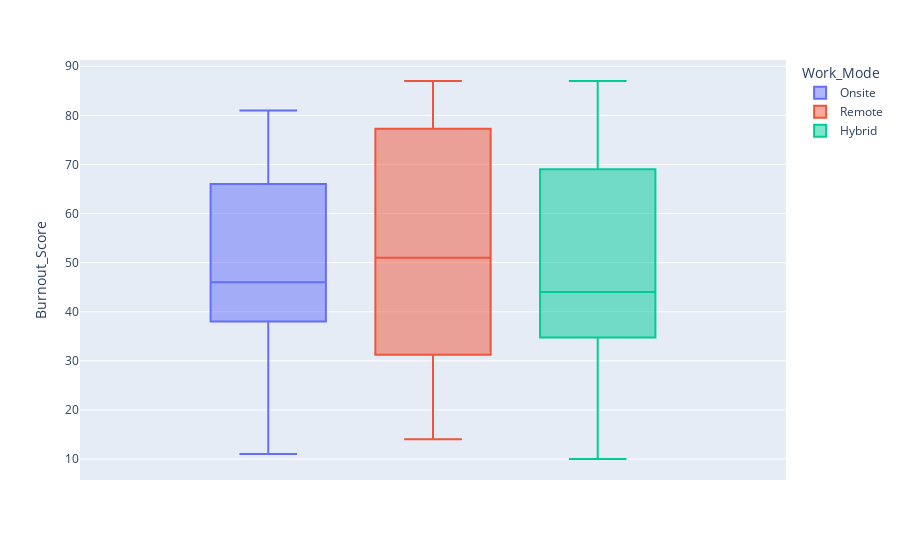

Notebook code for this chart:
### Code cell
fig = px.box(df, y="Burnout_Score", color="Work_Mode")
fig.show()

### Figure 1 — Plotly figure (JSON) as saved in the notebook; plotly's stock layout.template omitted (floating-point values rounded to 4 significant figures)
{"data": [{"alignmentgroup": "True", "hovertemplate": "Work_Mode=Onsite<br>Burnout_Score=%{y}<extra></extra>", "legendgroup": "Onsite", "marker": {"color": "#636efa"}, "name": "Onsite", "notched": false, "offsetgroup": "Onsite", "orientation": "v", "showlegend": true, "type": "box", "x0": " ", "xaxis": "x", "y": [44, 43, 73, 23, 44, 71, 27, 81, 60, 47, 72, 75, 60, 15, 16, 60, 38, 66, 75, 65, 38, 38, 56, 11, 45, 35], "y0": " ", "yaxis": "y"}, {"alignmentgroup": "True", "hovertemplate": "Work_Mode=Remote<br>Burnout_Score=%{y}<extra></extra>", "legendgroup": "Remote", "marker": {"color": "#EF553B"}, "name": "Remote", "notched": false, "offsetgroup": "Remote", "orientation": "v", "showlegend": true, "type": "box", "x0": " ", "xaxis": "x", "y": [58, 59, 18, 85, 49, 81, 14, 87, 35, 51, 48, 23, 41, 32, 24, 34, 87, 62, 79, 81, 73, 47, 64, 77, 19, 14, 83, 47, 22, 56, 61, 24, 14, 85, 54, 36, 45, 52, 78, 29, 83], "y0": " ", "yaxis": "y"}, {"alignmentgroup": "True", "hovertemplate": "Work_Mode=Hybrid<br>Burnout_Score=%{y}<extra></extra>", "legendgroup": "Hybrid", "marker": {"color": "#00cc96"}, "name": "Hybrid", "notched": false, "offsetgroup": "Hybrid", "orientation": "v", "showlegend": true, "type": "box", "x0": " ", "xaxis": "x", "y": [78, 71, 69, 87, 84, 44, 10, 31, 69, 73, 20, 69, 39, 46, 13, 49, 26, 48, 60, 76, 51, 24, 38, 42, 36, 45, 36, 42, 40, 17, 77, 36, 20], "y0": " ", "yaxis": "y"}], "layout": {"boxmode": "group", "legend": {"title": {"text": "Work_Mode"}, "tracegroupgap": 0}, "margin": {"t": 60}, "xaxis": {"anchor": "y", "domain": [0, 1]}, "yaxis": {"anchor": "x", "domain": [0, 1], "title": {"text": "Burnout_Score"}}}}
